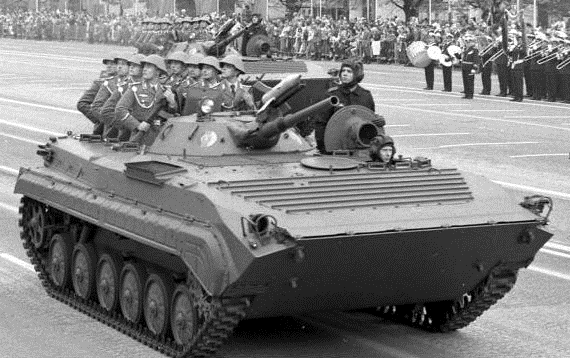
//> input picture bmp1.bmp, 570 x 359 px
$ ./DisplayImage ../bmp1.bmp out.png 100   (built with g++ and OpenCV 4)
//> lines starting //> are read from the running program, lines starting //| are printed output that depends on the picture
#include "opencv2/imgproc/imgproc.hpp"
#include "opencv2/highgui/highgui.hpp"
#include <stdlib.h>
#include <stdio.h>


using namespace cv;

/// Global variables

Mat src, src_gray;
Mat dst, detected_edges;
Mat dest_gray;

int edgeThresh = 1;
int lowThreshold = 40;
int const max_lowThreshold = 50;
int ratio = 3;
int kernel_size = 3;
char window_name[] = "Edge Map";

#define MAX_BRIGHTNESS 255

/**
 * @function CannyThreshold
 * @brief Trackbar callback - Canny thresholds input with a ratio 1:3
 */
void CannyThreshold(int, void*)
{
  /// Reduce noise with a kernel 5x5
  blur( src_gray, detected_edges, Size(5,5) );

  /// Canny detector
  Canny( detected_edges, detected_edges, lowThreshold, 50, kernel_size );

  /// Using Canny's output as a mask, we display our result
  dst = Scalar::all(0);

  src_gray.copyTo( dst, detected_edges);

  cvtColor(dst, dest_gray, CV_GRAY2BGR);

  for (int i = 0; i < dest_gray.rows; i++) {
    for (int j = 0; j < dest_gray.cols; j++) {

      if (dest_gray.at<cv::Vec3b>(i,j)[0] > 0) {
        dest_gray.at<cv::Vec3b>(i,j)[0] = MAX_BRIGHTNESS;
      }

      if (dest_gray.at<cv::Vec3b>(i,j)[1] > 0) {
        dest_gray.at<cv::Vec3b>(i,j)[1] = MAX_BRIGHTNESS;
      }

     if (dest_gray.at<cv::Vec3b>(i,j)[2] > 0) {
        dest_gray.at<cv::Vec3b>(i,j)[2] = MAX_BRIGHTNESS;
      }
    }
  }

  //imshow( window_name, dest_gray );
 }


/** @function main */
int main( int argc, char** argv )
{
  /// Load an image
  src = imread( argv[1] );
//> src is the input picture: 359 rows x 570 cols, CV_8UC3; min 0, max 255, mean 126.9
  lowThreshold = atoi(argv[3]);
//> lowThreshold = 100

  if( !src.data )
  { return -1; }

  /// Create a matrix of the same type and size as src (for dst)
  dst.create( src.size(), src.type() );

  /// Convert the image to grayscale
  cvtColor( src, src_gray, CV_BGR2GRAY );

  /// Create a window
  //namedWindow( window_name, CV_WINDOW_AUTOSIZE );

  /// Create a Trackbar for user to enter threshold
  //createTrackbar( "Min Threshold:", window_name, &lowThreshold, max_lowThreshold, CannyThreshold );

  /// Show the image
  CannyThreshold(0, 0);
//> in CannyThreshold, `blur( src_gray, detected_edges, Size(5,5) );`:
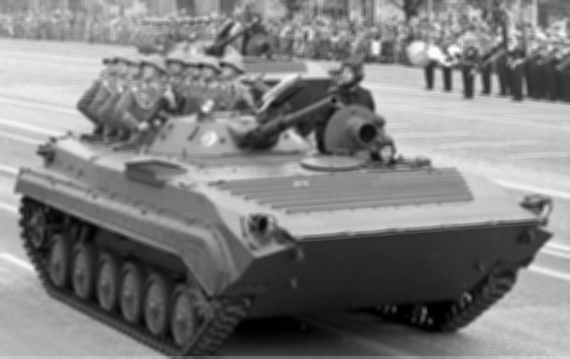
//> detected_edges: 359 rows x 570 cols, CV_8UC1; min 0, max 254, mean 126.8
//> in CannyThreshold, `Canny( detected_edges, detected_edges, lowThreshold, 50, kernel_size );`:
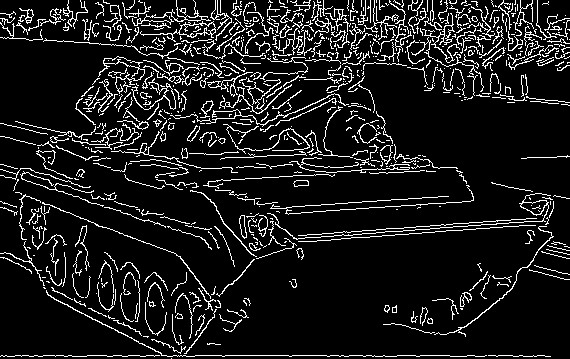
//> detected_edges: 359 rows x 570 cols, CV_8UC1; 10.6% white in thin lines or dots
//> in CannyThreshold, `src_gray.copyTo( dst, detected_edges);`:
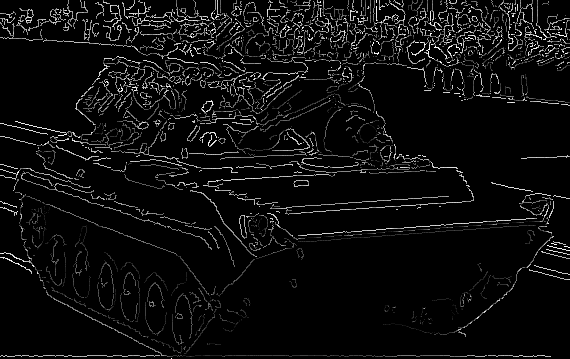
//> dst: 359 rows x 570 cols, CV_8UC1; min 0, max 255, mean 13.5
//> after the loop in CannyThreshold, `for (int i = 0; i < dest_gray.rows; i++)`:
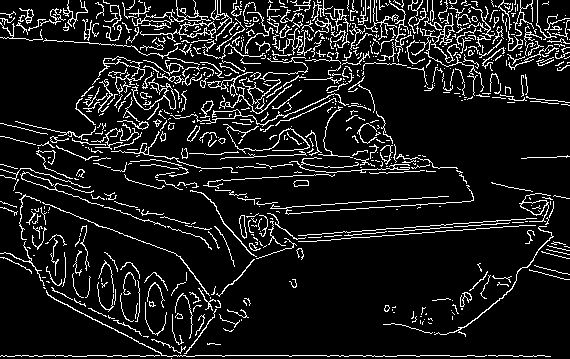
//> dest_gray: 359 rows x 570 cols, CV_8UC3; 10.5% white in thin lines or dots

  imwrite(argv[2], dest_gray);

  /// Wait until user exit program by pressing a key
  //waitKey(0);

  return 0;
  }
